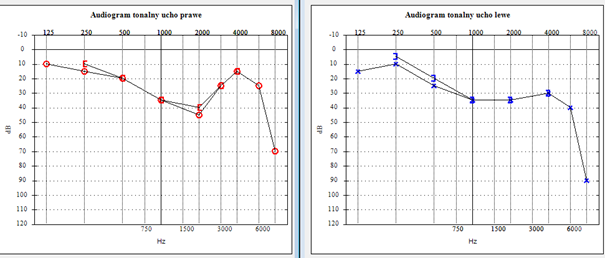
#> input picture test_images/11.png, 605 x 258 px
$ python -i audiogram_parser.py   (imports and definitions only)
#> lines starting #> are read from the running program, lines starting #| are printed output that depends on the picture; after the words box and inside, x2 and y2 are one past the last pixel; in counts of white or black regions, pixels touching at a corner belong together
import cv2
import numpy as np
import pandas as pd
from werkzeug.datastructures import FileStorage


def map_x_to_freq(x: int, width: int) -> int:
    """
    Maps X coordinates from the image to frequency values (Hz).
    The mapping is based on evenly spaced positions on the X-axis corresponding to known frequencies.

    x: int - X coordinate in the image
    width: int - Width of the image
    return: int - Interpolated frequency value
    """
    freq_ticks = [125, 250, 500, 1000, 2000, 4000, 8000]
    x_positions = np.linspace(0, width, len(freq_ticks))
    return int(np.interp(x, x_positions, freq_ticks))


def map_y_to_db(y: int, height: int) -> int:
    """
    Maps Y coordinates from the image to hearing levels (dB).
    The mapping assumes -10 dB at the top of the image and 120 dB at the bottom.

    y: int - Y coordinate in the image
    height: int - Height of the image
    return: int - Interpolated dB level
    """
    db_min, db_max = -10, 120
    return int(np.interp(y, [0, height], [db_min, db_max]))


def find_points(mask: np.ndarray, image: np.ndarray, ear_label: str, color: tuple) -> list:
    """
    Detects points representing hearing thresholds on the audiogram.
    Uses contour detection to find points and maps their coordinates to frequency and dB values.

    mask: np.ndarray - Binary mask of detected color areas
    image: np.ndarray - Original image for visualization
    ear_label: str - Label indicating whether it's left or right ear
    color: tuple - RGB color used for visualization
    return: list - List of detected points with frequency, dB, and ear label
    """
    points = []
    contours, _ = cv2.findContours(mask, cv2.RETR_EXTERNAL, cv2.CHAIN_APPROX_SIMPLE)
    height, width = image.shape[:2]

    for cnt in contours:
        x, y, w, h = cv2.boundingRect(cnt)
        area = cv2.contourArea(cnt)
        if 3 < w < 40 and 3 < h < 40 and area > 10:
            freq = map_x_to_freq(x, width)
            db = map_y_to_db(y, height)
            points.append([freq, db, ear_label])
            cv2.rectangle(image, (x, y), (x + w, y + h), color, 2)

    return points


def process_audiogram(image_path: str, output_csv_right: str, output_csv_left: str) -> None:
    """
    Processes an audiogram image, detects hearing threshold points, and saves extracted data to CSV files.

    image_path: str - Path to the audiogram image
    output_csv_right: str - Path to the output CSV file for the right ear
    output_csv_left: str - Path to the output CSV file for the left ear
    return: None
    """
#> called with image_path = 'test_images/11.png', output_csv_right = 'out.png', output_csv_left = 'out1.png'
    image = cv2.imread(image_path)  # Load image
#> image is the input picture: shape (258, 605, 3); mean B, G, R 241.7, 241.1, 241.1
    hsv = cv2.cvtColor(image, cv2.COLOR_BGR2HSV)  # Convert image to HSV color space
#> hsv: shape (258, 605, 3); mean H, S, V 4.5, 3.2, 242.5

    lower_red1, upper_red1 = np.array([0, 50, 50]), np.array([10, 255, 255])
    lower_red2, upper_red2 = np.array([170, 50, 50]), np.array([180, 255, 255])
    lower_blue, upper_blue = np.array([70, 30, 50]), np.array([140, 255, 255])

    mask_red = cv2.inRange(hsv, lower_red1, upper_red1) + cv2.inRange(hsv, lower_red2, upper_red2)
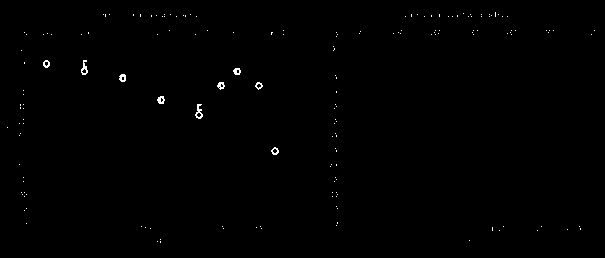
#> mask_red: shape (258, 605); 0.36% white in thin lines or dots, all inside (x1, y1, x2, y2) = (7, 12, 595, 243)
    mask_blue = cv2.inRange(hsv, lower_blue, upper_blue)
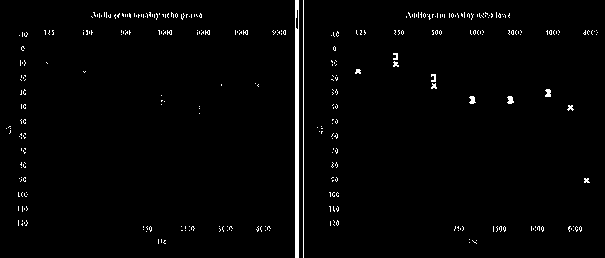
#> mask_blue: shape (258, 605); 1.9% white; 325 white regions (313 under 20 px)

    right_ear_data = find_points(mask_red, image, "Right Ear", (0, 255, 0))
#> in find_points, `contours, _ = cv2.findContours(mask, cv2.RETR_EXTERNAL, cv2.CHAIN_APPR..`: contours = 168 contours, 159 with area under 20; largest, box (x1, y1, x2, y2) and area: (195, 104, 203, 119) 49, (81, 60, 88, 75) 44, (157, 96, 165, 104) 37, (119, 74, 126, 82) 36, (271, 147, 279, 155) 36
#> the loop in find_points, `for cnt in contours:` made 168 passes
#> (x, y, w, h, area, freq_ticks in map_x_to_freq, x_positions in map_x_to_freq, freq) on pass 49: (271, 147, 8, 8, 35.5, [125, 250, 500, 1000, 2000, 4000, 8000], [0, 100.8, 201.7, 302.5, 403.3, 504.2, 605], 843)
#> (x, y, w, h, area, freq, db) on passes 67, 70, 74, 75, 78, 79: (195, 104, 8, 15, 49, 483, 42), (157, 96, 8, 8, 37, 389, 38), (255, 82, 8, 8, 32, 764, 31), (217, 82, 8, 8, 34, 576, 31), (119, 74, 7, 8, 36, 295, 27), (233, 68, 8, 7, 34, 655, 24)
#> after the loop in find_points, `for cnt in contours:`:
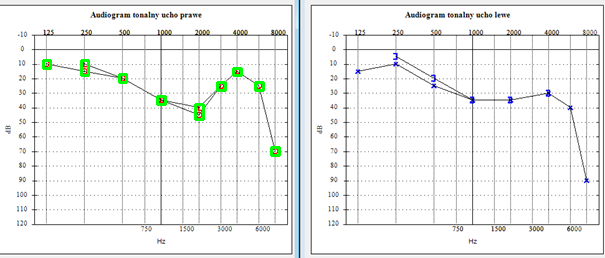
#> image: shape (258, 605, 3); 0.57% of pixels changed, all inside (x1, y1, x2, y2) = (42, 59, 281, 157)
#> after the loop in find_points, `for cnt in contours:`: points = [[843, 64, 'Right Ear'], [483, 42, 'Right Ear'], [389, 38, 'Right Ear'], [764, 31, 'Right Ear'], [576, 31, 'Right Ear'], [295, 27, 'Right Ear'], [655, 24, 'Right Ear'], [225, 20, 'Right Ear'], [178, 20, 'Right Ear']]
#> right_ear_data has the same summary as points in find_points
    left_ear_data = find_points(mask_blue, image, "Left Ear", (255, 0, 0))
#> call 2 of find_points, with ear_label = 'Left Ear', color = (255, 0, 0)
#> in find_points (call 2), `contours, _ = cv2.findContours(mask, cv2.RETR_EXTERNAL, cv2.CHAIN_APPR..`: contours = 325 contours, 321 with area under 20; largest, box (x1, y1, x2, y2) and area: (295, 0, 299, 258) 771, (507, 96, 514, 104) 30, (469, 96, 476, 104) 28, (545, 89, 551, 97) 27
#> the loop in find_points (call 2), `for cnt in contours:` made 325 passes
#> (x, y, w, h, area, freq, db) on passes 132 to 133: (507, 96, 7, 8, 29.5, 4112, 38), (469, 96, 7, 8, 27.5, 3302, 38)
#> (x, y, w, h, area) on pass 137: (545, 89, 6, 8, 27)
#> after the loop in find_points (call 2), `for cnt in contours:`:
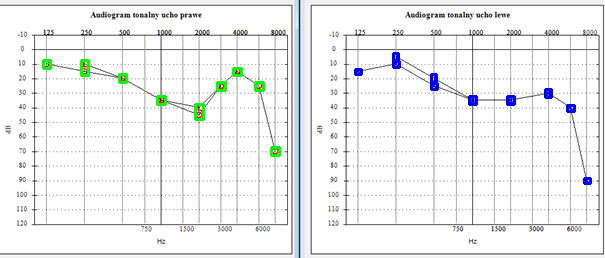
#> image: shape (258, 605, 3); 0.45% of pixels changed, all inside (x1, y1, x2, y2) = (354, 52, 592, 185)

    pd.DataFrame(right_ear_data, columns=['Frequency_Hz', 'Hearing_Level_dB', 'Ear']).to_csv(output_csv_right,
                                                                                             index=False)
    pd.DataFrame(left_ear_data, columns=['Frequency_Hz', 'Hearing_Level_dB', 'Ear']).to_csv(output_csv_left,
                                                                                            index=False)

    cv2.imshow("Detected Points", image)
    cv2.waitKey(0)
    cv2.destroyAllWindows()


def process_audiogram_image(file: FileStorage):
    """
    Processes an audiogram image, detects hearing threshold points, and saves extracted data to CSV files.

    file: FileStorage - POST file from request
    return: DataFrame, DataFrame - data from both ears
    """
    file_bytes = file.read()

    # Convert to NumPy array and decode with OpenCV
    npimg = np.frombuffer(file_bytes, np.uint8)
    image = cv2.imdecode(npimg, cv2.IMREAD_COLOR)

    hsv = cv2.cvtColor(image, cv2.COLOR_BGR2HSV)  # Convert image to HSV color space

    lower_red1, upper_red1 = np.array([0, 50, 50]), np.array([10, 255, 255])
    lower_red2, upper_red2 = np.array([170, 50, 50]), np.array([180, 255, 255])
    lower_blue, upper_blue = np.array([70, 30, 50]), np.array([140, 255, 255])

    mask_red = cv2.inRange(hsv, lower_red1, upper_red1) + cv2.inRange(hsv, lower_red2, upper_red2)
    mask_blue = cv2.inRange(hsv, lower_blue, upper_blue)

    right_ear_data = find_points(mask_red, image, "Right Ear", (0, 255, 0))
    left_ear_data = find_points(mask_blue, image, "Left Ear", (255, 0, 0))

    right_ear_data = pd.DataFrame(right_ear_data, columns=['Frequency_Hz', 'Hearing_Level_dB', 'Ear'])
    left_ear_data = pd.DataFrame(left_ear_data, columns=['Frequency_Hz', 'Hearing_Level_dB', 'Ear'])

    return right_ear_data, left_ear_data

>>> result = process_audiogram('test_images/11.png', 'out.png', 'out1.png')

$ run again, on test_images/13.png
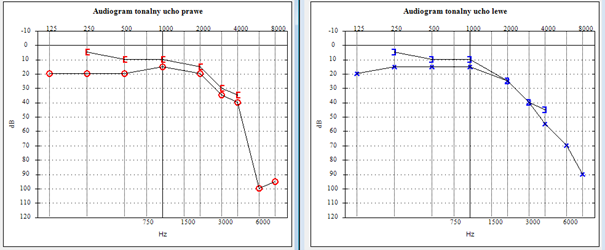
#> input picture test_images/13.png, 605 x 250 px
#> in process_audiogram, image is the input picture: shape (250, 605, 3); mean B, G, R 241.4, 240.7, 240.7
#> hsv: shape (250, 605, 3); mean H, S, V 5.2, 3.1, 242.3
#> in process_audiogram, `mask_red = cv2.inRange(hsv, lower_red1, upper_red1) + cv2.inRange(hsv,..`:
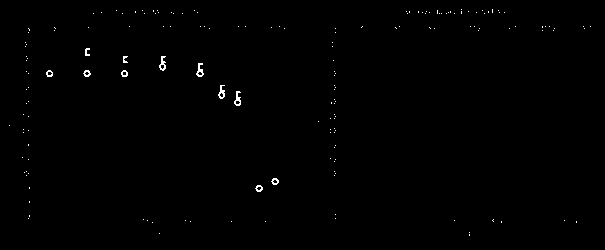
#> mask_red: shape (250, 605); 0.41% white in thin lines or dots, all inside (x1, y1, x2, y2) = (9, 9, 591, 236)
#> mask_blue: shape (250, 605); 1.9% white; 325 white regions (310 under 20 px)
#> contours = 168 contours, 159 with area under 20; largest, box (x1, y1, x2, y2) and area: (234, 91, 241, 106) 47, (196, 63, 204, 77) 46, (159, 56, 166, 71) 46, (218, 85, 225, 99) 43, (255, 185, 263, 192) 32
#> the loop in find_points, `for cnt in contours:` made 168 passes
#> (x, y, w, h, area, freq_ticks in map_x_to_freq, x_positions in map_x_to_freq, freq) on passes 22 to 23: (255, 185, 8, 7, 32, [125, 250, 500, 1000, 2000, 4000, 8000], [0, 100.8, 201.7, 302.5, 403.3, 504.2, 605], 764), (271, 178, 8, 7, 32, [125, 250, 500, 1000, 2000, 4000, 8000], [0, 100.8, 201.7, 302.5, 403.3, 504.2, 605], 843)
#> after the loop in find_points, `for cnt in contours:`: points = 11 items, first 6: [764, 86, 'Right Ear'], [843, 82, 'Right Ear'], [660, 37, 'Right Ear'], [580, 34, 'Right Ear'], [300, 26, 'Right Ear'], [227, 26, 'Right Ear']
#> right_ear_data has the same summary as points in find_points
#> contours = 325 contours, 322 with area under 20; largest, box (x1, y1, x2, y2) and area: (295, 0, 299, 250) 747, (504, 77, 511, 85) 25, (526, 99, 532, 106) 23
#> the loop in find_points (call 2), `for cnt in contours:` made 325 passes
#> (x, y, w, h, area, freq, db) on passes 83, 98: (580, 172, 6, 5, 12.5, 7008, 79), (564, 143, 6, 6, 12, 6373, 64)
#> after the loop in find_points (call 2), `for cnt in contours:`:
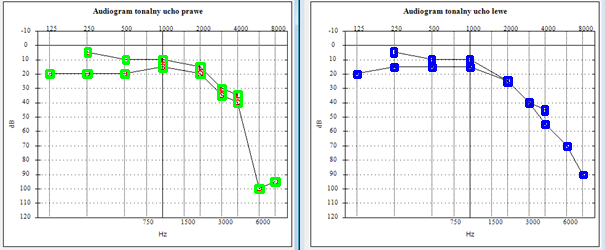
#> image: shape (250, 605, 3); mean B, G, R 240.1, 240, 237.9

$ run again, on test_images/audiogram.png
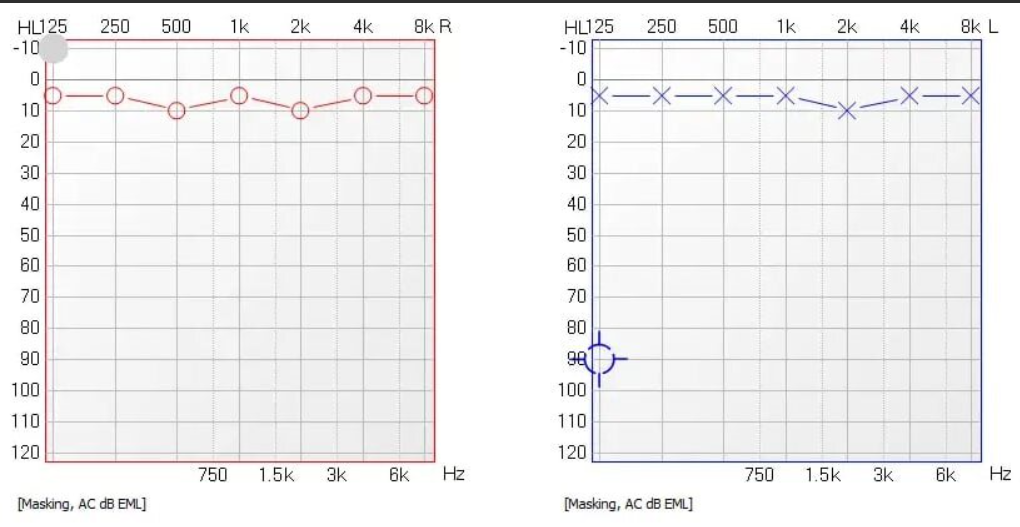
#> input picture test_images/audiogram.png, 1020 x 527 px
#> in process_audiogram, image is the input picture: shape (527, 1020, 3); mean B, G, R 240.1, 239.7, 240.3
#> hsv: shape (527, 1020, 3); mean H, S, V 22.2, 2.3, 241.1
#> in process_audiogram, `mask_red = cv2.inRange(hsv, lower_red1, upper_red1) + cv2.inRange(hsv,..`:
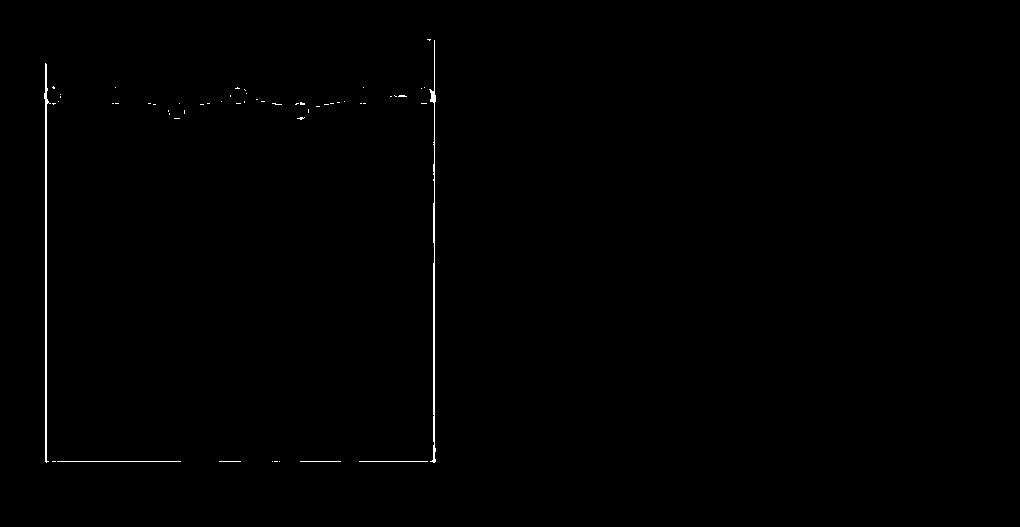
#> mask_red: shape (527, 1020); 0.37% white in thin lines or dots, all inside (x1, y1, x2, y2) = (44, 39, 436, 463)
#> mask_blue: shape (527, 1020); 0.75% white in thin lines or dots, all inside (x1, y1, x2, y2) = (60, 39, 983, 508)
#> contours = 56 contours, 54 with area under 20; largest, box (x1, y1, x2, y2) and area: (44, 63, 51, 463) 415, (429, 40, 436, 463) 305
#> the loop in find_points, `for cnt in contours:` made 56 passes
#> (x, y, w, h, area) on passes 54 to 55: (44, 63, 7, 400, 415), (429, 40, 7, 423, 305)
#> after the loop in find_points, `for cnt in contours:`: points = []
#> contours = 37 contours, 27 with area under 20; largest, box (x1, y1, x2, y2) and area: (568, 39, 983, 463) 1502, (603, 354, 628, 374) 114, (597, 371, 601, 388) 44, (963, 87, 979, 104) 44, (843, 107, 854, 117) 40
#> the loop in find_points (call 2), `for cnt in contours:` made 37 passes
#> (x, y, w, h, area, freq, db) on passes 6, 8, 12, 19, 28, 30, 32: (597, 371, 4, 17, 44.5, 1511, 81), (603, 354, 25, 20, 114.5, 1547, 77), (843, 107, 11, 10, 39.5, 3917, 16), (866, 100, 29, 7, 27.5, 4376, 14), (781, 90, 9, 10, 34, 3188, 12), (902, 88, 15, 15, 37, 5223, 11), (963, 87, 16, 17, 44, 6658, 11)
#> after the loop in find_points (call 2), `for cnt in contours:`:
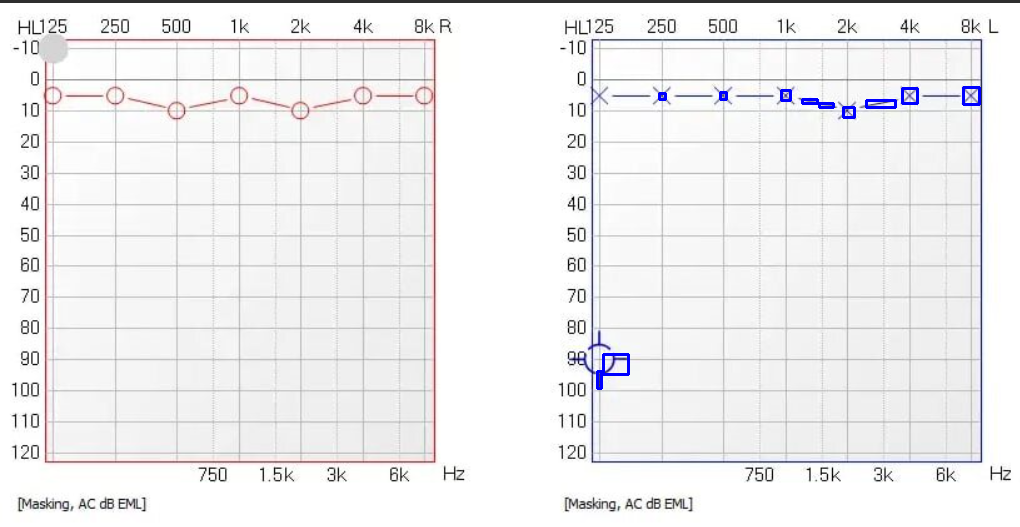
#> image: shape (527, 1020, 3); 0.29% of pixels changed, all inside (x1, y1, x2, y2) = (596, 86, 981, 390)
#> after the loop in find_points (call 2), `for cnt in contours:`: points = 11 items, first 6: [1511, 81, 'Left Ear'], [1547, 77, 'Left Ear'], [3917, 16, 'Left Ear'], [3635, 15, 'Left Ear'], [4376, 14, 'Left Ear'], [3435, 14, 'Left Ear']
#> left_ear_data has the same summary as points in find_points
